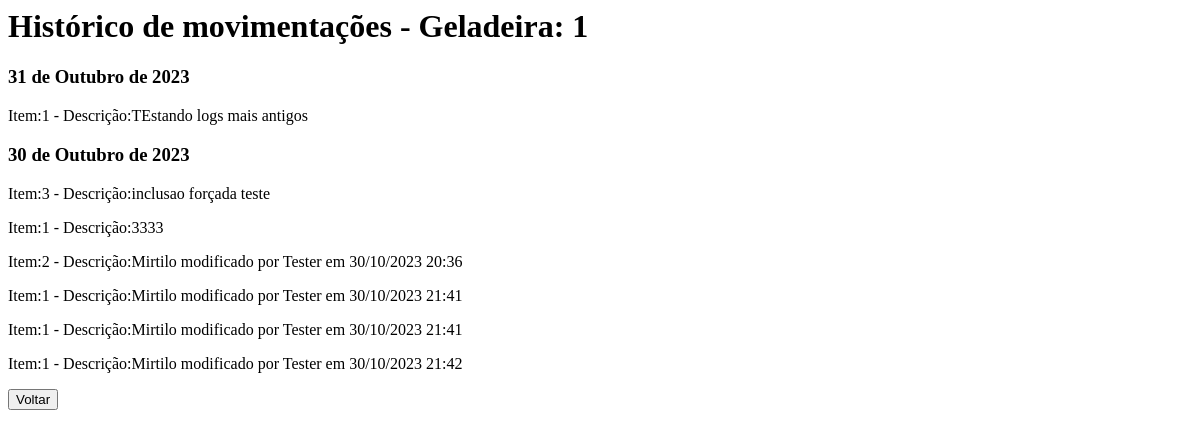
/geladeiras/geladeira/historico/1 (signed in), run on an earlier commit of the app's database.
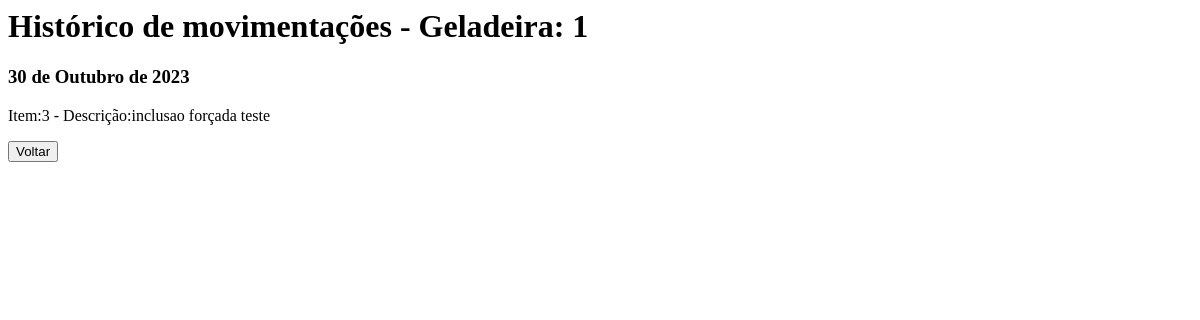
And on a later commit of the database.
### estoque/models.py (models this page shows, shortened)
class Log_Itens_Geladeira(models.Model):
    item_geladeira = models.ForeignKey('Item_Geladeira', on_delete=models.CASCADE)
    usuario = models.ForeignKey(User, on_delete=models.CASCADE)
    geladeira = models.ForeignKey(Geladeira, on_delete=models.CASCADE)
    dt_modificacao = models.DateField(auto_now=True, blank=False)
    descricao = models.CharField(max_length=100, blank=False)

class Item_Geladeira(models.Model):
    geladeira = models.ForeignKey(Geladeira, on_delete=models.CASCADE)
    produto = models.ForeignKey(Produto, on_delete=models.CASCADE)
    validade = models.DateField(null=False, blank=False)
    quantidade = models.IntegerField(null=False, blank=False)
    logs = models.ManyToManyField(Log_Itens_Geladeira, related_name='itens_geladeira', blank=True)

### estoque/views.py (the view)
# urls.py: path('geladeiras/geladeira/historico/<int:pk>', views.HistoricoGeladeira.as_view(), name="historico_geladeira"),
class HistoricoGeladeira(LoginRequiredMixin, ListView): #View para exibir o histórico de alterações de uma geladeira
    template_name = "historico_movimentacoes_geladeira.html"
    model = Log_Itens_Geladeira
    def get_context_data(self, **kwargs):  # DEFINE O CONTEXTO
        context = super().get_context_data(**kwargs)
        dias_carregados = datetime.now().date() - timedelta(days=30)  # Pega a data correspondente a 30 dias atrás
        context['historico'] = Log_Itens_Geladeira.objects.filter(dt_modificacao__gte=dias_carregados)
        geladeira = Geladeira.objects.get(pk=self.kwargs['pk']) #Instancia um objeto de identificação da geladeira
        context['item_geladeira'] = Item_Geladeira.objects.filter(geladeira=geladeira) # Pega todos os objetos de item_geladeira que pertençam a geladeira do histórico
        context['geladeira'] = geladeira
        datas = Log_Itens_Geladeira.objects.filter(dt_modificacao__gte=dias_carregados).values_list('dt_modificacao', flat=True).distinct().order_by('-dt_modificacao')
        context['datas'] = datas
        return context

### estoque/templates/historico_movimentacoes_geladeira.html
{% load static %}
{% block content %}
    <h1>Histórico de movimentações - Geladeira: {{ geladeira.pk }}</h1>
    <div>
        {% for data in datas %}
            <h3>{{ data }}</h3>
            {% for log in historico %}
                {% if log.dt_modificacao == data %}
                        <p>Item:{{ log.item_geladeira.id }} - Descrição:{{ log.descricao }}</p>
                {% endif %}
            {% endfor %}
        {% endfor %}
        <a href="{% url 'estoque:detalhes_geladeira' geladeira.pk %}"><button id="btn_voltar">Voltar</button></a>
    </div>
{% endblock %}

What changed in the data, as far as the page shows it:
removed Log_Itens_Geladeira: item_geladeira.id "1", descricao "TEstando logs mais antigos", shown under "31 de Outubro de 2023"
removed Log_Itens_Geladeira: item_geladeira.id "1", descricao "3333", shown under "30 de Outubro de 2023"
removed Log_Itens_Geladeira: item_geladeira.id "2", descricao "Mirtilo modificado por Tester em 30/10/2023 20:36", shown under "30 de Outubro de 2023"
removed Log_Itens_Geladeira: item_geladeira.id "1", descricao "Mirtilo modificado por Tester em 30/10/2023 21:41", shown under "30 de Outubro de 2023"
removed Log_Itens_Geladeira: item_geladeira.id "1", descricao "Mirtilo modificado por Tester em 30/10/2023 21:41", shown under "30 de Outubro de 2023"
removed Log_Itens_Geladeira: item_geladeira.id "1", descricao "Mirtilo modificado por Tester em 30/10/2023 21:42", shown under "30 de Outubro de 2023"
Also different on the page:
list line gone: "31 de Outubro de 2023"
